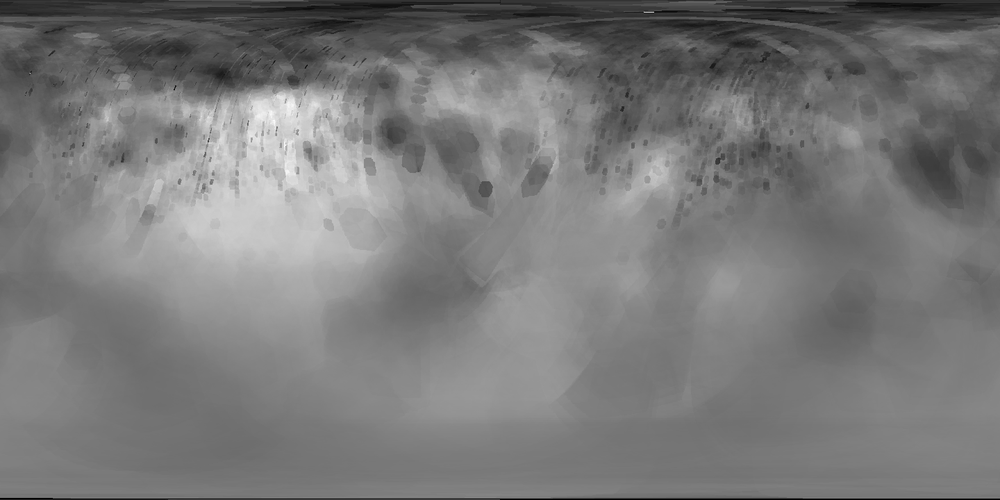
#> input picture data/mgsi.bmp, 1000 x 500 px, shrunk from 1440 x 720 before the run
$ python cloud_ternary.py
#> lines starting #> are read from the running program, lines starting #| are printed output that depends on the picture; after the words box and inside, x2 and y2 are one past the last pixel; in counts of white or black regions, pixels touching at a corner belong together
### lasagne.py
"""
This script processes four BMP images representing Mg/Si, Ca/Si, Al/Si ratios and region masks
on Mercury’s surface. It keeps only the northern hemisphere, applies scaling factors,
computes new ratio maps (Ca/Mg, Al/Mg, Ca/Al), and extracts pixel values for each predefined region.

The final output is a 2D NumPy array of shape (6, 7), where:
  • First dimension = 6 different chemical ratios:
        0: Mg/Si
        1: Ca/Si
        2: Al/Si
        3: Ca/Mg
        4: Al/Mg
        5: Ca/Al
  • Second dimension = 7 region types:
        0–5 = masked regions (in order): ["High-Mg", "Al-rich", "Caloris", "Rach", "High-al NVP", "Low-al NVP"]
        6    = full map (no masking)

Each element of the array is a 2D array (image) of the selected ratio, masked for the corresponding region.
"""

from PIL import Image
import numpy as np
import os

def regions_array():
    """
    Loads 3 ratio maps and 1 region mask map, all in BMP format,
    and returns a structured array (6, 7) containing masked pixel values
    for each ratio and region (plus full maps).
    """

    # List of image file names and matching variable names
    file_names = ['mgsi.bmp', 'casi.bmp', 'alsi.bmp', 'regions.bmp']
    variables = ['mg_si', 'ca_si', 'al_si', 'regions']
    region_values = (1, 2, 3, 4, 5, 6)
    region_names = ["high-Mg", "Al-rich", "Caloris", "Rach", "high-al NVP", "low-al NVP"]

    # Folder containing the .bmp files
    DATA_FOLDER = "data"

    # Load all images as grayscale arrays
    images = {var: Image.open(os.path.join(DATA_FOLDER, file)) for var, file in zip(variables, file_names)}
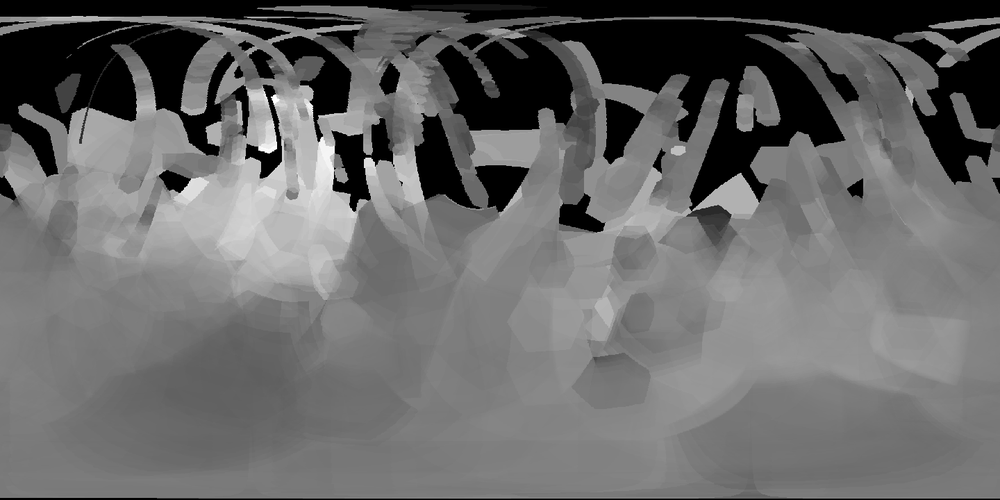
#> input picture data/casi.bmp, 1000 x 500 px, shrunk from 1440 x 720 before the run
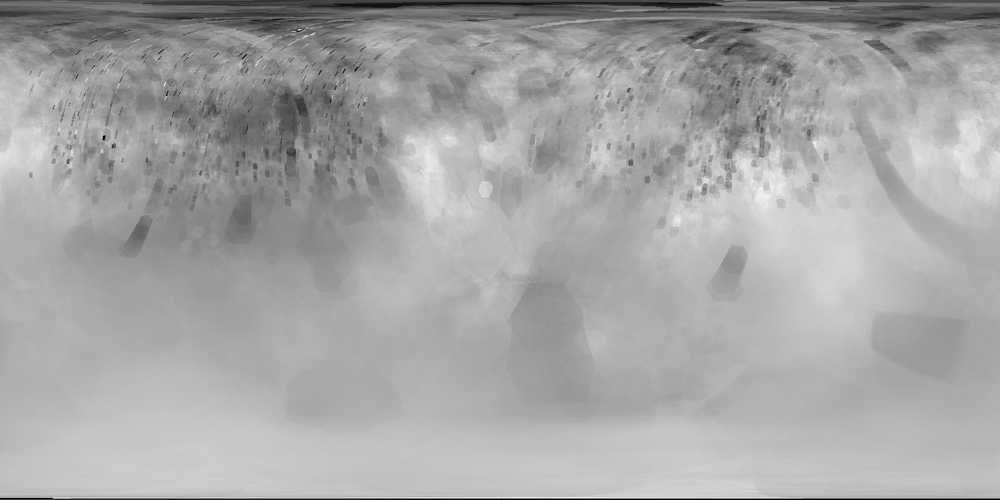
#> input picture data/alsi.bmp, 1000 x 500 px, shrunk from 1440 x 720 before the run
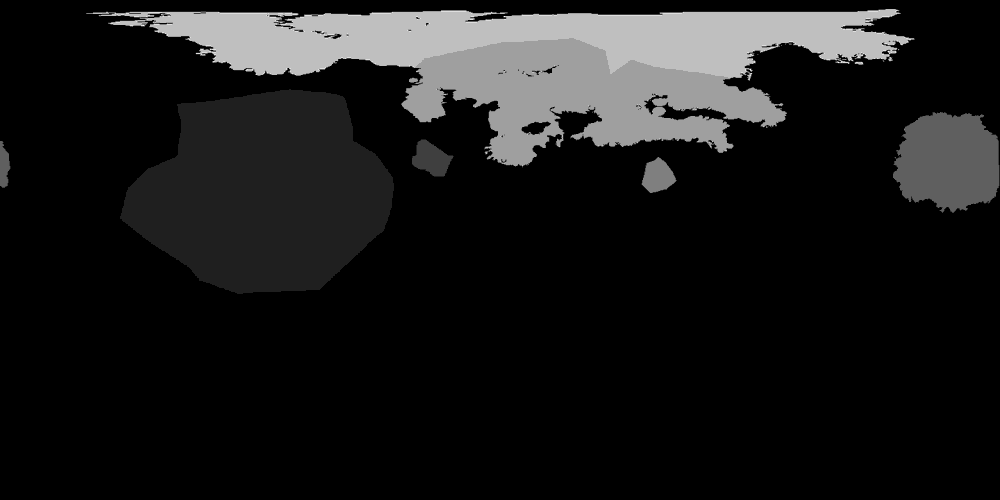
#> input picture data/regions.bmp, 1000 x 500 px, shrunk from 1440 x 720 before the run

    # Extract the region mask and crop to northern hemisphere (upper half)
    regions_mask_full = np.array(images['regions'], dtype=float)
    half_height = regions_mask_full.shape[0] // 2
#> half_height = 250
    regions_mask = regions_mask_full[:half_height, :]
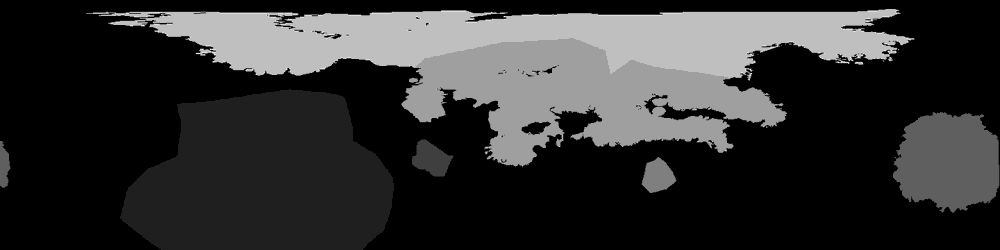
#> regions_mask: shape (250, 1000) float64; min 0, max 8, mean 1.56; drawn with min black and max white

    # Scaling factors (from original data to real values)
    scale_factors = {'mg_si': 0.860023, 'ca_si': 0.318000, 'al_si': 0.402477}

    # Convert, scale, crop and replace 0 with NaN
    arr = {}
    for k in scale_factors:
        data_full = np.array(images[k], dtype=float)
        data = data_full[:half_height, :] * (scale_factors[k] / 255.0)
        data[data == 0] = np.nan
        arr[k] = data
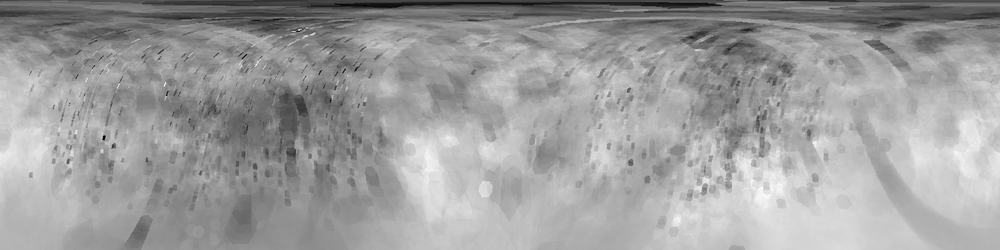
#> data: shape (250, 1000) float64; 0% of the values are NaN or infinite; the others: min 0.00316, max 0.388, mean 0.243; drawn with min black, max white, NaN and infinite black
#> after the loop, arr = 3 items

    # Only keep pixels valid in all 3 source maps
    valid_mask = ~np.isnan(arr['mg_si']) & ~np.isnan(arr['ca_si']) & ~np.isnan(arr['al_si'])
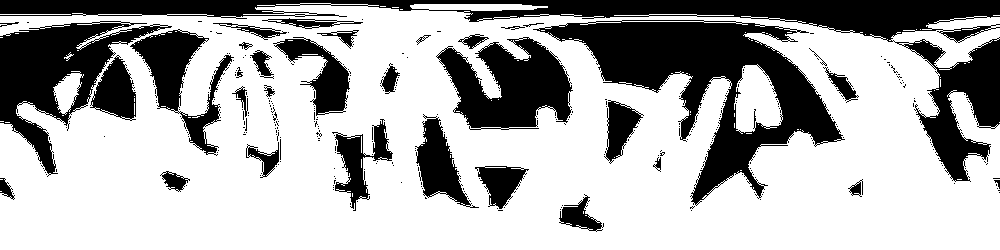
#> valid_mask: shape (250, 1000) bool; 68.4% white; 362 black regions (327 under 20 px), largest, box (x1, y1, x2, y2) and area: (0, 0, 1000, 182) 22611, (533, 20, 845, 206) 19000, (0, 21, 172, 177) 9408
    for k in arr:
        arr[k] = np.where(valid_mask, arr[k], np.nan)
#> this loop made 3 passes
#> k on passes 1 to 3: 'mg_si', 'ca_si', 'al_si'

    # Compute extra chemical ratios
    arr['ca_mg'] = arr['ca_si'] / arr['mg_si']
    arr['al_mg'] = arr['al_si'] / arr['mg_si']
    arr['ca_al'] = arr['ca_si'] / arr['al_si']

    # Define the order of channels
    channels_order = ['mg_si', 'ca_si', 'al_si', 'ca_mg', 'al_mg', 'ca_al']

    # Stack into one 3D array: (height, width, 6)
    combined = np.stack([arr[ch] for ch in channels_order], axis=-1)

    # Masked regions
    region_matrices = {}
    for r, name in zip(region_values, region_names):
        r_mask = (regions_mask == r) & valid_mask
        region_matrices[name] = np.where(r_mask[..., None], combined, np.nan)
#> after the loop, region_matrices = 6 items

    # Full maps without masking
    for i, ch in enumerate(channels_order):
        region_matrices["full_" + ch] = combined[..., i]
#> after the loop, region_matrices = 12 items

    # Final array: shape (6, 7)
    num_channels = len(channels_order)
    num_regions = len(region_names) + 1  # +1 for full maps
    giant_array = np.empty((num_channels, num_regions), dtype=object)

    for i, ch in enumerate(channels_order):
        # Fill masked regions
        for j, rname in enumerate(region_names):
            giant_array[i, j] = region_matrices[rname][..., i]
        # Fill full map
        giant_array[i, num_regions - 1] = region_matrices["full_" + ch]

    return giant_array


# ─────────────────────────────────────────────────────────────
# EXAMPLE USAGE: Previewing a full map
# ─────────────────────────────────────────────────────────────

# [21 lines that do not run on import are left out]

### cloud_ternary.py
import os
import numpy as np
import pandas as pd
import plotly.graph_objects as go
from lasagne import regions_array

# ─────────────────────────────────────
# Dossiers
# ─────────────────────────────────────
DATA_FOLDER = "data"
OUTPUT_FOLDER = "interactive_diagrams"
os.makedirs(OUTPUT_FOLDER, exist_ok=True)

# ─────────────────────────────────────
# Fonctions
# ─────────────────────────────────────
def get_pixels(data):
    pix = {}
    for i in range(6):
        mg, ca, al = data[0, i], data[1, i], data[2, i]
        mask = ~np.isnan(mg) & ~np.isnan(ca) & ~np.isnan(al)
        pix[i] = np.vstack([mg[mask], ca[mask], al[mask]]).T
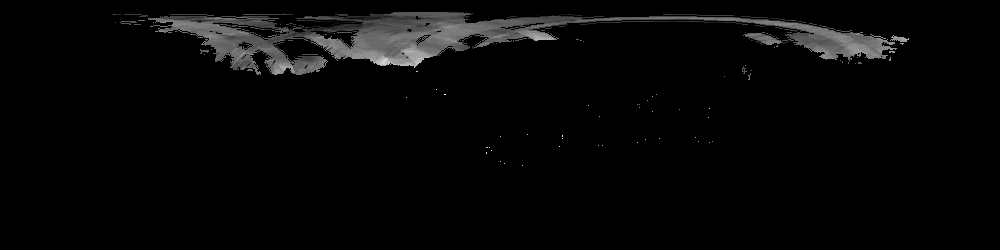
#> mg: shape (250, 1000) float64; 93.13% of the values are NaN or infinite; the others: min 0.054, max 0.573, mean 0.26; drawn with min black, max white, NaN and infinite black
#> after the loop, pix = 6 items
    return pix

def load_exp(filename):
    df = pd.read_csv(os.path.join(DATA_FOLDER, filename))
    df.rename(columns={'Mg/Si': 'MgSi', 'Ca/Si': 'CaSi', 'Al/Si': 'AlSi'}, inplace=True)
    return {
        g: (gdf[['MgSi', 'CaSi', 'AlSi']].values, float(gdf['Pression'].iloc[0]))
        for g, gdf in df.groupby('Groupe')
    }

def add_exp_traces_ternary(fig, dshape, colors, dataset, filename):
    symbol = dshape[dataset]['symbol']
    for coords, press in load_exp(filename).values():
        col = colors.get((dataset, press), 'grey')
        fig.add_trace(
            go.Scatterternary(
                a=coords[:, 0],
                b=coords[:, 1],
                c=coords[:, 2],
                mode='lines+markers',
                line=dict(color=col, width=4),
                marker=dict(symbol=symbol, size=10, color='black'),
                showlegend=False
            )
        )

# [51 lines left out: functions compute_region_means, compute_pressure_means, add_dummy_marker, add_dummy_line, create_layout, not called in this run]

# ─────────────────────────────────────
# Paramètres
# ─────────────────────────────────────
region_opacity = 0.6
region_colors = [
    "rgb(255,0,0)", "rgb(0,255,0)", "rgb(0,0,255)",
    "rgb(255,255,0)", "rgb(255,0,255)", "rgb(0,255,255)"
]
region_names = ["High‑Mg", "Al‑rich", "Caloris", "Rach", "High‑Al NVP", "Low‑Al NVP"]

dshape = {
    'Mer8': {'symbol': 'star', 'mean_symbol': 'star'},
    'Mer15': {'symbol': 'diamond', 'mean_symbol': 'diamond'}
}

# Dégradés de couleurs pour les pressions
pressure_colors = {
    ('Mer8', 1.5): "rgb(200,230,255)",   # bleu clair
    ('Mer8', 3.5): "rgb(100,150,255)",   # bleu moyen
    ('Mer8', 5.0): "rgb(0,70,200)",      # bleu foncé
    ('Mer15', 1.5): "rgb(255,220,180)",  # orange clair
    ('Mer15', 3.5): "rgb(255,165,0)",    # orange moyen
    ('Mer15', 5.0): "rgb(200,100,0)"     # orange foncé
}

datasets = [('Mer8', 'data_Mer8.csv'), ('Mer15', 'data_Mer15.csv')]
region_pixels = get_pixels(regions_array())
#> region_pixels = 6 items

# ─────────────────────────────────────
# Figure 1 — Courbes expérimentales + Pixels régionaux
# ─────────────────────────────────────
fig1 = go.Figure()

# Pixels régionaux
for i, pts in region_pixels.items():
    fig1.add_trace(go.Scatterternary(
        a=pts[:, 0], b=pts[:, 1], c=pts[:, 2],
        mode='markers',
        name=region_names[i],
        marker=dict(size=5, color=region_colors[i], opacity=region_opacity)
    ))
#> this loop made 6 passes

# Courbes expérimentales
for dset, fname in datasets:
#> (the run stopped early here; a loop or call above may not have finished)
